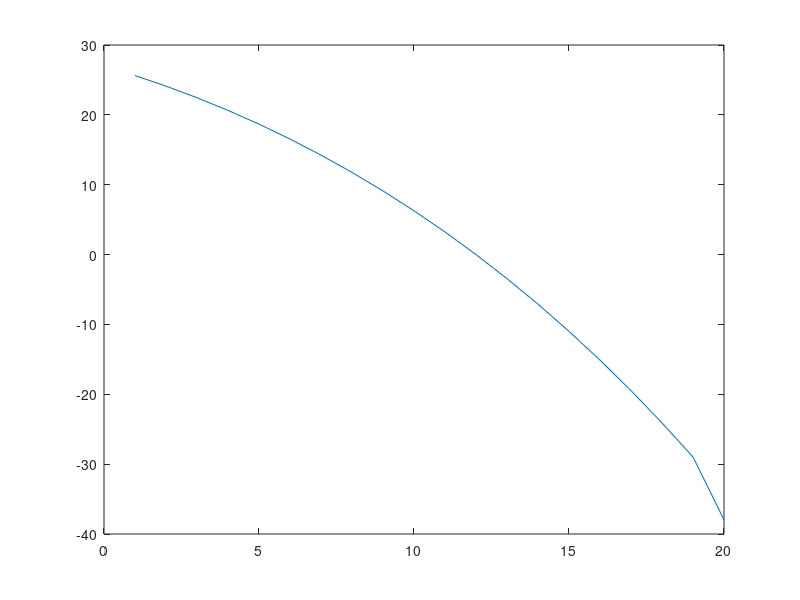

Write MATLAB code to recreate this figure.
27*0.05*20+27



B = 27*(1.05)^20
a = 0.4123*12;
LCLV = 0.05;
nMF = 20;
M = a*(1+LCLV)*(-1+(1+LCLV)^nMF)/LCLV

27*(1+LCLV)^nMF+a*(1+LCLV)*(-1+(1+LCLV)^nMF)/LCLV - 0.2*12*(1+LCLV)*(-1+(1+LCLV)^nMF)/LCLV

(B+M)/(1.04)^20

0.2*12*(1+0.05)*(-1+(1+0.05)^20)/0.04;
%
% 0.2*12*(1+0.05)^0*(1+0.05)^(n-1)+...
% 0.2*12*(1+0.05)^1*(1+0.05)^(n-2)+...
% 0.2*12*(1+0.05)^2*(1+0.05)^(n-3)+...
% 0.2*12*(1+0.05)^3*(1+0.05)^(n-4)+...
% 0.2*12*(1+0.05)^4*(1+0.05)^(n-5)+...
% 0.2*12*(1+0.05)^5*(1+0.05)^(n-6)+...

%%
clear all
clc
% 没有考虑房屋折旧费用
% 如果个人理财能力不强，跑不赢通胀率，租房22-32年后会成本高于买房，且后续成本越来越高，买房还会拥有房产价值
% 如果个人理财能力强，跑赢通胀率5%每年，买房前50年成本越来越高，50年时高于买房200万（0.03的房租增长率），如果0.08房租增长率则买房划算
% 美国的房价在过去100多年中的年平均增长率约为3％，略高于美国的通胀率(2．8％)。
a = 0.4123*12;
LCLV = 0.04;
TZL = 0.05;
LCSYLV = LCLV -TZL ;
FZSZL = 0.05;
nMF = 20;

if LCSYLV ==0
    MFZHF = 27+a*nMF;
else
    MFZHF = 27*(1+LCSYLV)^nMF+a*(1+LCSYLV)*(-1+(1+LCSYLV)^nMF)/LCSYLV;
end
FCJZ = 90*(0.03-0.028)*nMF;

nZF =1;
for jj=1:20
    
    nZF =jj;
    
    if nZF >20
        if LCSYLV ==0
            MFZHF = 27+a*nMF;
        else
            MFZHF = (27*(1+LCSYLV)^nMF+a*(1+LCSYLV)*(-1+(1+LCSYLV)^nMF)/LCSYLV)*(1+LCSYLV)^(nZF-20);
        end
        
    else if nZF <20
            if LCSYLV ==0
                MFZHF = 27+a*nMF;
            else
                MFZHF =  27*(1+LCSYLV)^nZF+a*(1+LCSYLV)*(-1+(1+LCSYLV)^nZF)/LCSYLV;
            end            
        end
    end
    
    ZFZHF=0;
    for  i =1:nZF
        ZFYNHF = 0.2*12*(1+FZSZL)^(i-1) * (1+LCSYLV)^(nZF-i);
        ZFZHF = ZFZHF+ZFYNHF;
    end
    FCJZ = 90*(0.07-0.03)*nZF;
    C(jj) = MFZHF - ZFZHF-FCJZ;
    
end


figure
plot(C)








